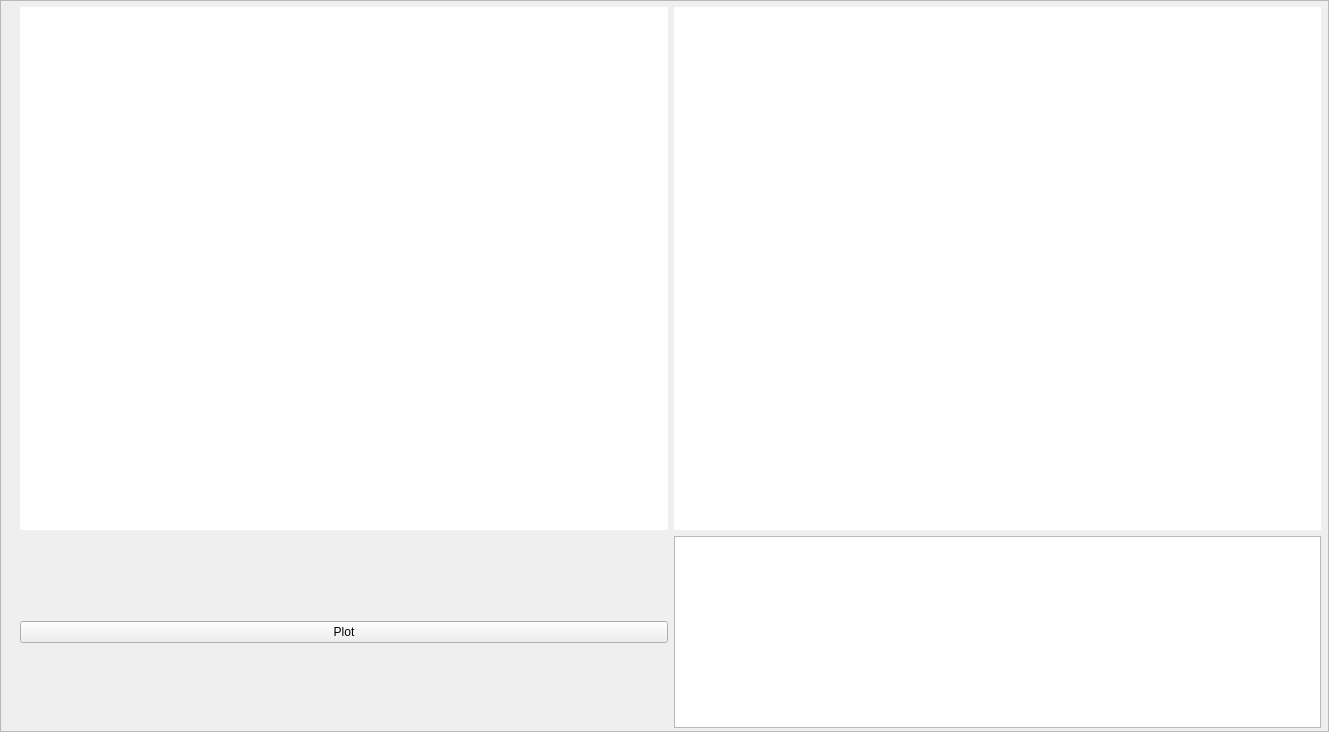
<?xml version="1.0" encoding="UTF-8"?>
<ui version="4.0">
 <class>PlotPolarization</class>
 <widget class="QFrame" name="PlotPolarization">
  <property name="geometry">
   <rect>
    <x>0</x>
    <y>0</y>
    <width>1329</width>
    <height>732</height>
   </rect>
  </property>
  <property name="windowTitle">
   <string>Frame</string>
  </property>
  <property name="frameShape">
   <enum>QFrame::StyledPanel</enum>
  </property>
  <property name="frameShadow">
   <enum>QFrame::Raised</enum>
  </property>
  <widget class="QWidget" name="layoutWidget">
   <property name="geometry">
    <rect>
     <x>20</x>
     <y>7</y>
     <width>1301</width>
     <height>721</height>
    </rect>
   </property>
   <layout class="QGridLayout" name="gridLayout">
    <item row="0" column="2">
     <widget class="QWidget" name="plotMatWidget_polarization2" native="true">
      <property name="styleSheet">
       <string notr="true">background-color: rgb(255, 255, 255);</string>
      </property>
     </widget>
    </item>
    <item row="0" column="1">
     <widget class="QWidget" name="plotMatWidget_polarization" native="true">
      <property name="styleSheet">
       <string notr="true">background-color: rgb(255, 255, 255);</string>
      </property>
     </widget>
    </item>
    <item row="1" column="1">
     <widget class="QPushButton" name="plotBtn">
      <property name="text">
       <string>Plot</string>
      </property>
     </widget>
    </item>
    <item row="1" column="2">
     <widget class="QPlainTextEdit" name="polarizationText">
      <property name="sizePolicy">
       <sizepolicy hsizetype="Preferred" vsizetype="Preferred">
        <horstretch>0</horstretch>
        <verstretch>0</verstretch>
       </sizepolicy>
      </property>
     </widget>
    </item>
   </layout>
  </widget>
 </widget>
 <resources/>
 <connections/>
</ui>
